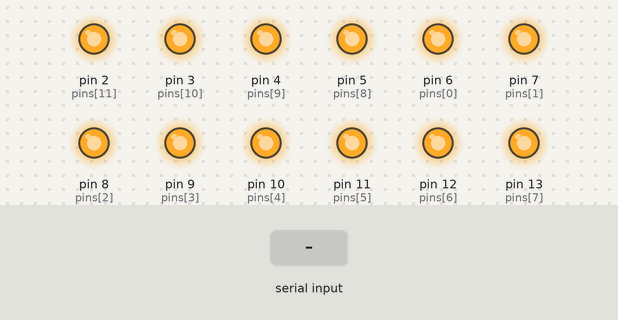
A sketch run on a simulated Arduino Uno, built with avr-gcc and run on an emulated ATmega328P. Parts: output pins drawn as LEDs (lit = HIGH). The test bench sets the inputs (shaded band). What the sketch prints to the serial monitor is not drawn.

Above: at 1.2 s.
1.3 s: "1" received over Serial
Timing chart, 0 to 4.3 s (numbered marks = the images above; inputs shaded):
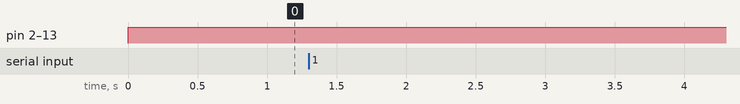

Measured:
- after the input at 1.3 s, every drawn part: stays the same

The sketch:

Solenoid.ino
```cpp
/*
  Music Machine solenoid controller

  Receives a char via serial. If the char maches an element in the mesages array,
  trigger a solenoid. Otherwise pass the char to serial.
 */

// Define accepted chars and corresponding pins
char messages[12] = {'A', 'B', 'C', 'D', 'E', 'F', 'G', 'H', 'I', 'J', 'K', 'L'};
int pins[12] = {6,7,8,9,10,11,12,13,5,4,3,2};

// Array for millisecond values to turn a solenoid off
unsigned long endTimes[12] = {0,0,0,0,0,0,0,0,0,0,0,0};

// Duration in milliseconds that the solenoid stays on
int duration[12] = {50, 50, 50, 50, 50, 50, 50, 50, 50, 50, 50, 50};

// Variable for saving time in milliseconds in the beginning of each loop
unsigned long time = 0;


// Start serial and set pins as output
void setup() {
  Serial.begin(9600);
  for (int i = 0; i < 12; i++) {
    pinMode(pins[i], OUTPUT);
  }
}


void loop() {
  time = millis(); //save current time

  //read serial
  while (Serial.available()) {
    processSerial();
  }

  //turn solenoids of if needed
  for (int i = 0; i < 12; i++) {
    if (time > endTimes[i]) {
      digitalWrite(pins[i], HIGH);
    }
  }
}


void processSerial() {
  boolean matchFound = false; //Does the serial input belong to this arduino?

  char input = Serial.read();
  for (int i = 0; i < 12; i++) {
    if (input == messages[i]) { //If input is in the messages array trigger a solenoid
      digitalWrite(pins[i], LOW);
      endTimes[i] = millis() + duration[i];
      matchFound = true;
    }
  }

  if (!matchFound) {
    Serial.write(input); //If input wasn't part of messages array, pass it on
  }
}
```
